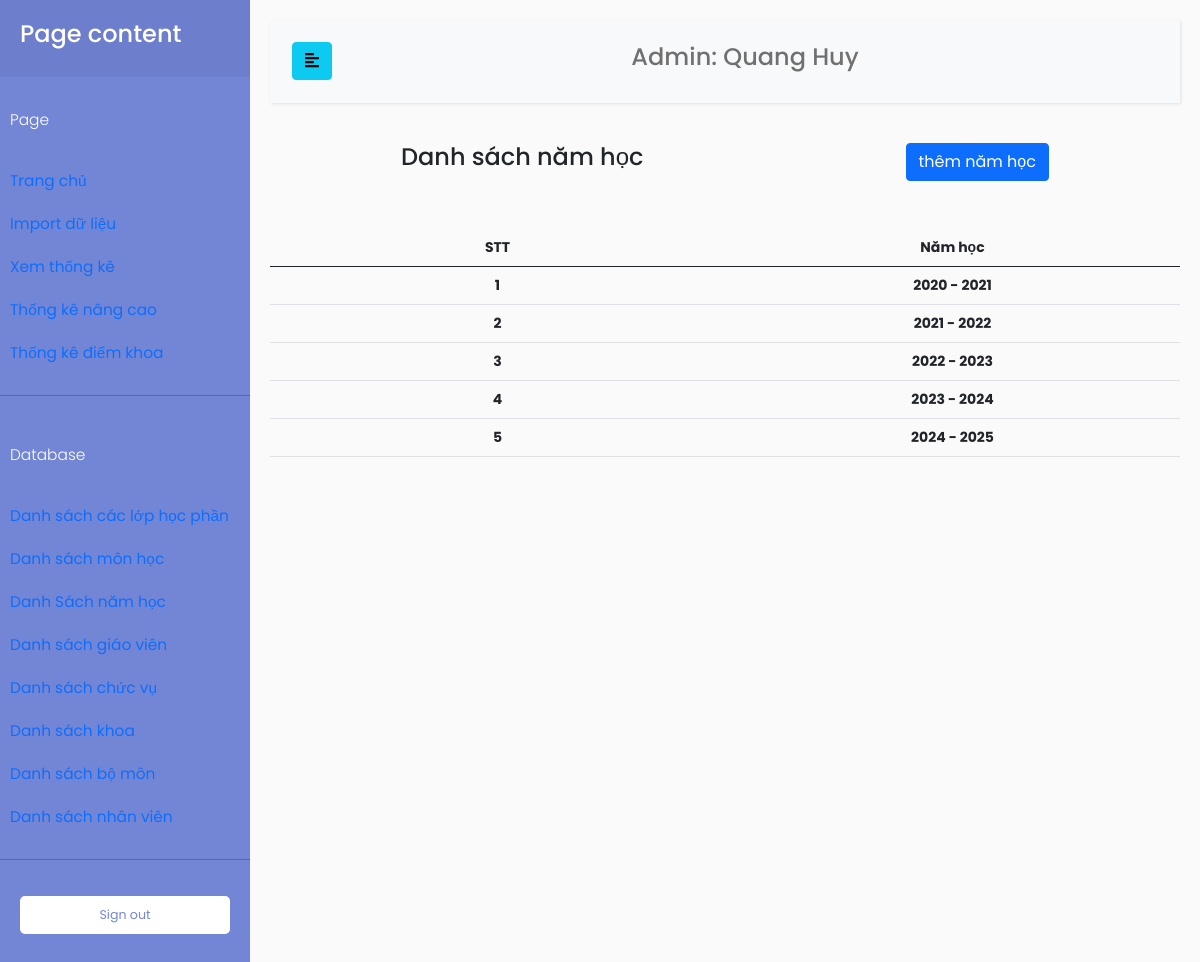
The app's page /index.php?TenChucVu=admin&page=DBNamHoc (signed in) with its own data.
### tables this page shows
CREATE TABLE `nhanvien` (
  `MaNhanVien` varchar(100) NOT NULL,
  `TenNhanVien` varchar(100) NOT NULL,
  `MatKhau` varchar(100) NOT NULL,
  `MaChucVu` int(11) NOT NULL
);

CREATE TABLE `namhoc` (
  `MaNamHoc` int(11) NOT NULL,
  `ThoiGian` varchar(100) NOT NULL
);

### database/DBController.php (called while the page is built, shortened)
<?php
class DBController
{
    protected $host = 'localhost';
    protected $user = 'root';
    protected $password = '';
    protected $database = 'quanlydanhgia';
    public function __construct()
    {
        $this->con = mysqli_connect($this->host, $this->user, $this->password, $this->database);
    }
}

### function.php (called while the page is built, shortened)
<?php
require('database/DBController.php');
require('database/Account.php');
require('database/InfoSmallTable.php');
$db = new DBController();
$account = new Account($db);
$infoSmallTable = new InfoSmallTable($db);

### database/Account.php (called while the page is built, shortened)
<?php
class Account
{
    public $db = null;
    public function __construct(DBController $db)
    {
        $this->db = $db;
    }
    public function getTenNhanVien($userID, $table = 'giaovien', $key = 'MaGiaoVien')
    {
        $result = $this->db->con->query("SELECT TenNhanVien FROM $table as tb JOIN chucvu on tb.MaChucVu = chucvu.MaChucVu WHERE $key = '{$userID}'");
        $resultArray = array();
        if ($result->num_rows > 0) {
            while ($row = $result->fetch_assoc()) {
                $resultArray[] = $row;
            }
        }
        return $resultArray[0]['TenNhanVien'];
    }
}

### database/InfoSmallTable.php (called while the page is built, shortened)
<?php
class InfoSmallTable
{
    public $db = null;
    public function __construct(DBController $db)
    {
        $this->db = $db;
    }
    public function getThongTinBang($table = 'Khoa')
    {
        $result = $this->db->con->query("SELECT * FROM {$table}");
        $resultArr = array();
        while ($row = mysqli_fetch_array($result, MYSQLI_ASSOC)) {
            $resultArr[] = $row;
        }
        return $resultArr;
    }
}

### page/admin/DBControl/DBNamHoc.php (the view, shortened to what this page needs)
<?php
if ($_GET["TenChucVu"] === 'admin') {
    $namHoc = $infoSmallTable->getThongTinBang("Namhoc");
    $stt = 1;
}
?>
<div>
    <div class="pb-5 d-flex justify-content-around">
        <div>
            <h4>Danh sách năm học</h4>
        </div>
        <div><a href="index.php?TenChucVu=<?php echo $tenChucVu; ?>&page=themNamHoc" class="btn btn-primary">thêm năm học</a></div>
    </div>
    <table class="table table-hover">
        <thead>
            <tr>
                <th style="width: 50%; text-align: center;">STT</th>
                <th style="width: 50%; text-align: center;">Năm học</th>
            </tr>
        </thead>
        <tbody>
            <?php foreach ($namHoc as $item) : ?>
                <tr>
                    <th style="text-align: center;">
                        <?php
                        echo $stt;
                        $stt++;
                        ?>
                    </th>
                    <th style="text-align: center;">
                        <?php
                        echo $item['ThoiGian'] . " - " . intval($item['ThoiGian']) + 1;
                        ?>
                    </th>
                </tr>
            <?php endforeach; ?>
        </tbody>
    </table>
</div>

### index.php (shortened to what this page needs)
<!doctype html>
<html lang="en">
<head>
    <link href="https://cdn.jsdelivr.net/npm/bootstrap@5.0.0-beta3/dist/css/bootstrap.min.css" rel="stylesheet">
    <link rel="stylesheet" href="//code.jquery.com/ui/1.12.1/themes/base/jquery-ui.css">
    <link href="https://ajax.googleapis.com/ajax/libs/jqueryui/1.12.1/themes/base/jquery-ui.css" rel="stylesheet" type="text/css" />
    <link href="css/dashboard.css" rel="stylesheet">
    <link href="css/customTable.css" rel="stylesheet">
    <link rel="stylesheet" href="css/sidebar.css">
</head>
<?php
require('function.php');
if ($_GET["TenChucVu"]) {
    $tenChucVu = $_GET["TenChucVu"];
}
if (isset($_GET["page"])) {
    $page = $_GET["page"];
}
$tenGiaoVien = NULL;
if ($tenChucVu === 'admin' || $tenChucVu === 'nhanvien') {
    if ($tenChucVu === 'admin') {
        $tenCV = "Admin";
    }
    $tenGiaoVien = $account->getTenNhanVien($_SESSION['MaDangNhap'], 'NhanVien', 'MaNhanVien');
}
?>
<body>
    <div class="wrapper">
        <nav id="sidebar">
            <div class="sidebar-header">
                <h4>Page content</h4>
            </div>
            <ul class="list-unstyled components">
                <p>Page</p>
                <li class="nav-item">
                    <a class="nav-link active" aria-current="page" href="index.php?TenChucVu=<?php echo $tenChucVu; ?>">
                        Trang chủ
                    </a>
                </li>
                <?php if ($tenChucVu === 'admin') : ?>
                    <li class="nav-item">
                        <a class="nav-link" href="index.php?TenChucVu=<?php echo $tenChucVu; ?>&page=data">
                            Import dữ liệu
                        </a>
                    </li>
                    <li class="nav-item">
                        <a class="nav-link" href="index.php?TenChucVu=<?php echo $tenChucVu; ?>&page=calculate">
                            Xem thống kê
                        </a>
                    </li>
                    <li class="nav-item">
                        <a class="nav-link" href="index.php?TenChucVu=<?php echo $tenChucVu; ?>&page=thongkenangcao">
                            Thống kê nâng cao
                        </a>
                    </li>
                <?php endif; ?>
                <?php if ($tenChucVu === 'truongkhoa' || $tenChucVu === 'admin') : ?>
                    <li class="nav-item">
                        <a href="index.php?TenChucVu=<?php echo $tenChucVu; ?>&page=ThongKeDiemKhoa" class=" nav-link">Thống kê điểm khoa</a>
                    </li>
                <?php endif; ?>
            </ul>
            <?php if ($tenChucVu === 'admin') : ?>
                <ul class="list-unstyled components">
                    <p>Database</p>
                    <li class="nav-item">
                        <a href="index.php?TenChucVu=<?php echo $tenChucVu; ?>&page=DBlopHocPhan" class=" nav-link">Danh sách các lớp học phần</a>
                    </li>
                    <li class="nav-item">
                        <a href="index.php?TenChucVu=<?php echo $tenChucVu; ?>&page=DBMonHoc" class=" nav-link">Danh sách môn học</a>
                    </li>
                    <li>
                        <a href="index.php?TenChucVu=<?php echo $tenChucVu; ?>&page=DBNamHoc" class=" nav-link">Danh Sách năm học</a>
                    </li>
                    <li class="nav-item">
                        <a href="index.php?TenChucVu=<?php echo $tenChucVu; ?>&page=DBGiaoVien" class=" nav-link">Danh sách giáo viên</a>
                    </li>
                    <li class="nav-item">
                        <a href="index.php?TenChucVu=<?php echo $tenChucVu; ?>&page=DBChucVu" class=" nav-link">Danh sách chức vụ</a>
                    </li>
                    <li class="nav-item">
                        <a href="index.php?TenChucVu=<?php echo $tenChucVu; ?>&page=DBKhoa" class=" nav-link">Danh sách khoa</a>
                    </li>
                    <li class="nav-item">
                        <a href="index.php?TenChucVu=<?php echo $tenChucVu; ?>&page=DBBoMon" class=" nav-link">Danh sách bộ môn</a>
                    </li>
                    <li class="nav-item">
                        <a href="index.php?TenChucVu=<?php echo $tenChucVu; ?>&page=DBNhanVien" class=" nav-link">Danh sách nhân viên</a>
                    </li>
                </ul>
            <?php endif; ?>
            <ul class="list-unstyled CTAs">
                <li>
                    <a href="login.php" class="download">Sign out </a>
                </li>
            </ul>
        </nav>
        <div id="content">
            <nav class="navbar navbar-expand-lg navbar-light bg-light">
                <div class="container-fluid">
                    <button type="button" id="sidebarCollapse" class="btn btn-info">
                        <i class="fas fa-align-left"></i>
                    </button>
                    <div class="collapse navbar-collapse" id="navbarSupportedContent">
                        <ul class="nav navbar-nav m-auto">
                            <li class="nav-item">
                                <h4><a class="nav-link" href="#"><?php echo $tenCV . ": " . $tenGiaoVien; ?></a></h4>
                            </li>
                        </ul>
                    </div>
                </div>
            </nav>
            <?php
            if (isset($page)) {
                switch ($page) {
                    case 'DBNamHoc':
                        include('page/admin/DBControl/DBNamHoc.php');
                        break;
                }
            }
            ?>
        </div>
    </div>
</body>
</html>

### css/dashboard.css (style rules this page uses)
body { font-size: .875rem; }

### css/sidebar.css (style rules this page uses)
body { font-family: 'Poppins', sans-serif; background: #fafafa; }
p { font-family: 'Poppins', sans-serif; font-size: 1.1em; font-weight: 300; line-height: 1.7em; color: #999; }
a, a:hover, a:focus { color: inherit; text-decoration: none; transition: all 0.3s; }
.navbar { padding: 15px 10px; background: #fff; border: none; border-radius: 0; margin-bottom: 40px; box-shadow: 1px 1px 3px rgba(0, 0, 0, 0.1); }
.wrapper { display: flex; width: 100%; align-items: stretch; }
#sidebar { min-width: 250px; max-width: 250px; background: #7386D5; color: #fff; transition: all 0.3s; }
#sidebar .sidebar-header { padding: 20px; background: #6d7fcc; }
#sidebar ul.components { padding: 20px 0; border-bottom: 1px solid #47748b; }
#sidebar ul p { color: #fff; padding: 10px; }
#sidebar ul li a { padding: 10px; font-size: 1.1em; display: block; }
ul.CTAs { padding: 20px; }
ul.CTAs a { text-align: center; font-size: 0.9em !important; display: block; border-radius: 5px; margin-bottom: 5px; }
a.download { background: #fff; color: #7386D5; }
#content { width: 100%; padding: 20px; min-height: 100vh; transition: all 0.3s; }

### records on screen
nhanvien: TenNhanVien "Quang Huy"
namhoc: ThoiGian "2020", intval($item['ThoiGian']) + 1 "2021"
namhoc: ThoiGian "2021", intval($item['ThoiGian']) + 1 "2022"
namhoc: ThoiGian "2022", intval($item['ThoiGian']) + 1 "2023"
namhoc: ThoiGian "2023", intval($item['ThoiGian']) + 1 "2024"
namhoc: ThoiGian "2024", intval($item['ThoiGian']) + 1 "2025"

### other values on screen
$tenCV "Admin"
